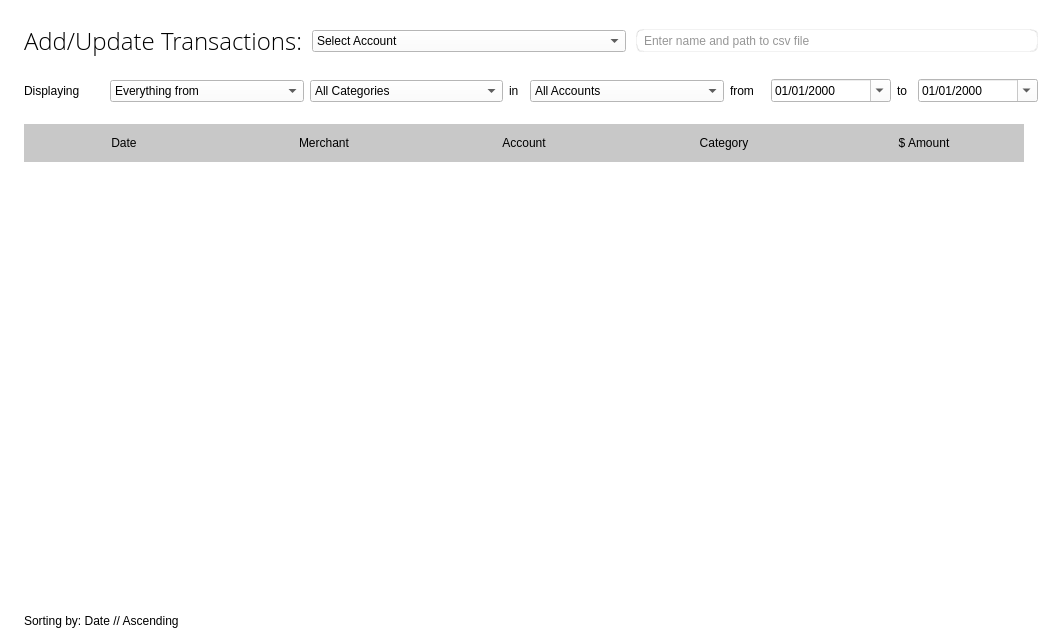
         <widget class="QWidget" name="transactionsPage">
          <property name="styleSheet">
           <string notr="true">background-color: rgb(255, 255, 255);</string>
          </property>
          <layout class="QGridLayout" name="gridLayout">
           <property name="leftMargin">
            <number>24</number>
           </property>
           <property name="topMargin">
            <number>24</number>
           </property>
           <property name="rightMargin">
            <number>24</number>
           </property>
           <property name="horizontalSpacing">
            <number>-1</number>
           </property>
           <property name="verticalSpacing">
            <number>20</number>
           </property>
           <item row="3" column="0">
            <widget class="QLabel" name="label_sortingBy">
             <property name="maximumSize">
              <size>
               <width>767</width>
               <height>18</height>
              </size>
             </property>
             <property name="styleSheet">
              <string notr="true">font: 25 13pt &quot;Open Sans&quot;;</string>
             </property>
             <property name="text">
              <string>Sorting by: Date // Ascending</string>
             </property>
            </widget>
           </item>
           <item row="1" column="0">
            <layout class="QHBoxLayout" name="horizontalLayout_3">
             <property name="spacing">
              <number>6</number>
             </property>
             <item>
              <widget class="QLabel" name="label_displaying_text1">
               <property name="minimumSize">
                <size>
                 <width>73</width>
                 <height>26</height>
                </size>
               </property>
               <property name="maximumSize">
                <size>
                 <width>80</width>
                 <height>16777215</height>
                </size>
               </property>
               <property name="styleSheet">
                <string notr="true">font: 25 16pt &quot;Open Sans&quot;;</string>
               </property>
               <property name="text">
                <string>Displaying</string>
               </property>
              </widget>
             </item>
             <item>
              <widget class="QComboBox" name="comboBox_filter_kind">
               <item>
                <property name="text">
                 <string>Everything from</string>
                </property>
               </item>
               <item>
                <property name="text">
                 <string>Income from</string>
                </property>
               </item>
               <item>
                <property name="text">
                 <string>Spending from</string>
                </property>
               </item>
              </widget>
             </item>
             <item>
              <widget class="QComboBox" name="comboBox_filter_categorySelection">
               <property name="sizePolicy">
                <sizepolicy hsizetype="Preferred" vsizetype="Fixed">
                 <horstretch>0</horstretch>
                 <verstretch>0</verstretch>
                </sizepolicy>
               </property>
               <property name="maximumSize">
                <size>
                 <width>16777215</width>
                 <height>16777215</height>
                </size>
               </property>
               <property name="styleSheet">
                <string notr="true"/>
               </property>
               <property name="sizeAdjustPolicy">
                <enum>QComboBox::AdjustToContentsOnFirstShow</enum>
               </property>
               <item>
                <property name="text">
                 <string>All Categories</string>
                </property>
               </item>
               <item>
                <property name="text">
                 <string>Restaurants &amp; Dining</string>
                </property>
               </item>
               <item>
                <property name="text">
                 <string>Transportation</string>
                </property>
               </item>
               <item>
                <property name="text">
                 <string>Groceries</string>
                </property>
               </item>
               <item>
                <property name="text">
                 <string>Shopping &amp; Entertainment</string>
                </property>
               </item>
               <item>
                <property name="text">
                 <string>Travel</string>
                </property>
               </item>
              </widget>
             </item>
             <item>
              <widget class="QLabel" name="label_displaying_text2">
               <property name="minimumSize">
                <size>
                 <width>15</width>
                 <height>26</height>
                </size>
               </property>
               <property name="maximumSize">
                <size>
                 <width>15</width>
                 <height>26</height>
                </size>
               </property>
               <property name="styleSheet">
                <string notr="true">font: 25 16pt &quot;Open Sans&quot;;</string>
               </property>
               <property name="text">
                <string>in</string>
               </property>
              </widget>
             </item>
             <item>
              <widget class="QComboBox" name="comboBox_filter_accSelection">
               <item>
                <property name="text">
                 <string>All Accounts</string>
                </property>
               </item>
              </widget>
             </item>
             <item>
              <widget class="QLabel" name="label_displaying_text3">
               <property name="minimumSize">
                <size>
                 <width>35</width>
                 <height>26</height>
                </size>
               </property>
               <property name="maximumSize">
                <size>
                 <width>35</width>
                 <height>26</height>
                </size>
               </property>
               <property name="styleSheet">
                <string notr="true">font: 25 16pt &quot;Open Sans&quot;;</string>
               </property>
               <property name="text">
                <string>from</string>
               </property>
              </widget>
             </item>
             <item>
              <widget class="QDateEdit" name="dateEdit_filter_fromDate">
               <property name="sizePolicy">
                <sizepolicy hsizetype="Preferred" vsizetype="Fixed">
                 <horstretch>0</horstretch>
                 <verstretch>0</verstretch>
                </sizepolicy>
               </property>
               <property name="maximumSize">
                <size>
                 <width>120</width>
                 <height>23</height>
                </size>
               </property>
               <property name="styleSheet">
                <string notr="true"/>
               </property>
               <property name="buttonSymbols">
                <enum>QAbstractSpinBox::UpDownArrows</enum>
               </property>
               <property name="displayFormat">
                <string>MM/dd/yyyy</string>
               </property>
               <property name="calendarPopup">
                <bool>true</bool>
               </property>
              </widget>
             </item>
             <item>
              <widget class="QLabel" name="label_displaying_text4">
               <property name="minimumSize">
                <size>
                 <width>15</width>
                 <height>26</height>
                </size>
               </property>
               <property name="maximumSize">
                <size>
                 <width>15</width>
                 <height>26</height>
                </size>
               </property>
               <property name="styleSheet">
                <string notr="true">font: 25 16pt &quot;Open Sans&quot;;</string>
               </property>
               <property name="text">
                <string>to</string>
               </property>
              </widget>
             </item>
             <item>
              <widget class="QDateEdit" name="dateEdit_filter_toDate">
               <property name="sizePolicy">
                <sizepolicy hsizetype="Preferred" vsizetype="Fixed">
                 <horstretch>0</horstretch>
                 <verstretch>0</verstretch>
                </sizepolicy>
               </property>
               <property name="maximumSize">
                <size>
                 <width>120</width>
                 <height>23</height>
                </size>
               </property>
               <property name="styleSheet">
                <string notr="true"/>
               </property>
               <property name="displayFormat">
                <string>MM/dd/yyyy</string>
               </property>
               <property name="calendarPopup">
                <bool>true</bool>
               </property>
              </widget>
             </item>
            </layout>
           </item>
           <item row="2" column="0">
            <widget class="QTableWidget" name="transactionsTable">
             <property name="sizePolicy">
              <sizepolicy hsizetype="MinimumExpanding" vsizetype="Preferred">
               <horstretch>0</horstretch>
               <verstretch>0</verstretch>
              </sizepolicy>
             </property>
             <property name="minimumSize">
              <size>
               <width>918</width>
               <height>470</height>
              </size>
             </property>
             <property name="maximumSize">
              <size>
               <width>16777215</width>
               <height>16777215</height>
              </size>
             </property>
             <property name="styleSheet">
              <string notr="true">QTableWidget {
	font: 25 12pt &quot;Open Sans&quot;;
}
QHeaderView {
	qproperty-defaultAlignment: AlignLeft AlignVCenter;
}
QHeaderView::section{
	padding: 10px;
	border: none;
	background-color:rgb(200,200,200);
	font: 25 14pt &quot;Open Sans&quot;; 
}
QTableView::item {
	background-color: rgb(255, 255, 255);
}
QTableView::item:alternate {
	background-color: rgb(245, 245, 245);
}

QScrollBar:vertical {              
border: none;
background:white;
width:3px;
margin: 0px 0px 0px 0px;
}
QScrollBar::handle:vertical {
background: rgb(80,80,80);
min-height: 0px;
}
QScrollBar::add-line:vertical {
background: rgb(80,80,80);
height: 0px;
subcontrol-position: bottom;
subcontrol-origin: margin;
}
QScrollBar::sub-line:vertical {
background: rgb(80,80,80);
height: 0 px;
subcontrol-position: top;
subcontrol-origin: margin;
 }</string>
             </property>
             <property name="frameShape">
              <enum>QFrame::NoFrame</enum>
             </property>
             <property name="frameShadow">
              <enum>QFrame::Sunken</enum>
             </property>
             <property name="horizontalScrollBarPolicy">
              <enum>Qt::ScrollBarAlwaysOff</enum>
             </property>
             <property name="sizeAdjustPolicy">
              <enum>QAbstractScrollArea::AdjustToContentsOnFirstShow</enum>
             </property>
             <property name="autoScroll">
              <bool>false</bool>
             </property>
             <property name="alternatingRowColors">
              <bool>true</bool>
             </property>
             <property name="selectionMode">
              <enum>QAbstractItemView::NoSelection</enum>
             </property>
             <property name="showGrid">
              <bool>false</bool>
             </property>
             <property name="gridStyle">
              <enum>Qt::SolidLine</enum>
             </property>
             <property name="sortingEnabled">
              <bool>false</bool>
             </property>
             <property name="cornerButtonEnabled">
              <bool>true</bool>
             </property>
             <attribute name="horizontalHeaderVisible">
              <bool>true</bool>
             </attribute>
             <attribute name="horizontalHeaderCascadingSectionResizes">
              <bool>false</bool>
             </attribute>
             <attribute name="horizontalHeaderDefaultSectionSize">
              <number>200</number>
             </attribute>
             <attribute name="horizontalHeaderHighlightSections">
              <bool>false</bool>
             </attribute>
             <attribute name="horizontalHeaderShowSortIndicator" stdset="0">
              <bool>false</bool>
             </attribute>
             <attribute name="verticalHeaderVisible">
              <bool>false</bool>
             </attribute>
             <attribute name="verticalHeaderHighlightSections">
              <bool>false</bool>
             </attribute>
             <attribute name="verticalHeaderShowSortIndicator" stdset="0">
              <bool>false</bool>
             </attribute>
             <row>
              <property name="text">
               <string>New Row</string>
              </property>
             </row>
             <column>
              <property name="text">
               <string>Date</string>
              </property>
             </column>
             <column>
              <property name="text">
               <string>Merchant</string>
              </property>
             </column>
             <column>
              <property name="text">
               <string>Account</string>
              </property>
             </column>
             <column>
              <property name="text">
               <string>Category</string>
              </property>
             </column>
             <column>
              <property name="text">
               <string>$ Amount</string>
              </property>
             </column>
            </widget>
           </item>
           <item row="0" column="0">
            <layout class="QHBoxLayout" name="horizontalLayout_2">
             <property name="spacing">
              <number>10</number>
             </property>
             <item>
              <widget class="QLabel" name="label_addTransactions">
               <property name="font">
                <font>
                 <family>Open Sans</family>
                 <pointsize>18</pointsize>
                 <weight>3</weight>
                 <italic>false</italic>
                 <bold>false</bold>
                </font>
               </property>
               <property name="styleSheet">
                <string notr="true">color: rgb(0, 0, 0); font: 25 18pt &quot;Open Sans&quot;;</string>
               </property>
               <property name="text">
                <string>Add/Update Transactions:</string>
               </property>
              </widget>
             </item>
             <item>
              <widget class="QComboBox" name="comboBox_add_accSelection">
               <property name="sizePolicy">
                <sizepolicy hsizetype="MinimumExpanding" vsizetype="Fixed">
                 <horstretch>0</horstretch>
                 <verstretch>0</verstretch>
                </sizepolicy>
               </property>
               <property name="currentText">
                <string>Select Account</string>
               </property>
               <item>
                <property name="text">
                 <string>Select Account</string>
                </property>
               </item>
              </widget>
             </item>
             <item>
              <widget class="QLineEdit" name="lineEdit_fileInput">
               <property name="sizePolicy">
                <sizepolicy hsizetype="Expanding" vsizetype="Fixed">
                 <horstretch>0</horstretch>
                 <verstretch>0</verstretch>
                </sizepolicy>
               </property>
               <property name="minimumSize">
                <size>
                 <width>402</width>
                 <height>23</height>
                </size>
               </property>
               <property name="styleSheet">
                <string notr="true">color: rgb(150,150,150);
font: 25 14pt &quot;Open Sans&quot;;
padding-left: 5px;
border-style:ridge; border-width: 1px; border-radius:7px; border-color: rgba(80,80,80,25);</string>
               </property>
               <property name="text">
                <string>Enter name and path to csv file</string>
               </property>
              </widget>
             </item>
            </layout>
           </item>
          </layout>
         </widget>
